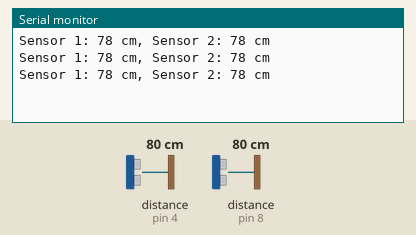
Simulated run of this sketch. Board: Arduino Uno, built with avr-gcc and run on an emulated ATmega328P. On the bench: the last lines printed to the serial monitor. Wiring (inferred from the names in the program): 2 × ultrasonic range finder: trigger pin 2, echo pin 4 / trigger pin 6, echo pin 8. The inputs (shaded band) are chosen by the test bench; at power-on: distance to the obstacle (sensors on pin 4, pin 8) 80 cm. The echo pulse lasts 58.3 µs per cm.

Above: at 1.3 s.
1.4 s: distance to the obstacle (sensor on pin 4) set to 2 cm
At 2.0 s:
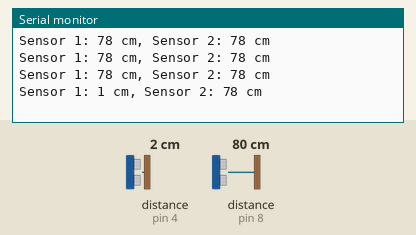
2.9 s: distance to the obstacle (sensor on pin 8) set to 2 cm
At 3.5 s:
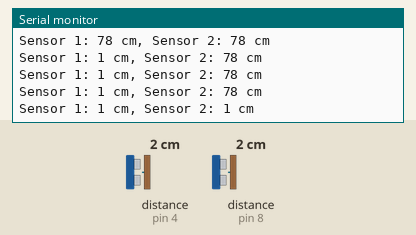
4.4 s: distance to the obstacle (sensor on pin 4) set to 4 cm
At 5.0 s:
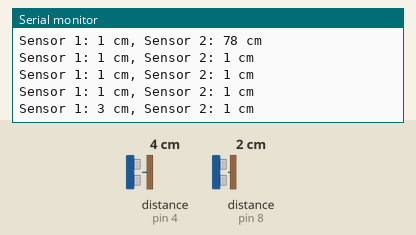
5.9 s: distance to the obstacle (sensor on pin 8) set to 4 cm
At 6.5 s:
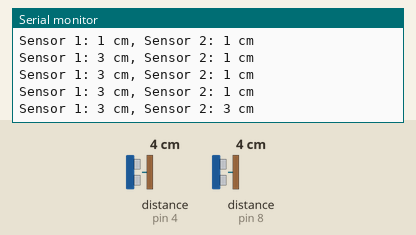
Timing chart, 0 to 8.4 s (numbered marks = the images above; inputs shaded):
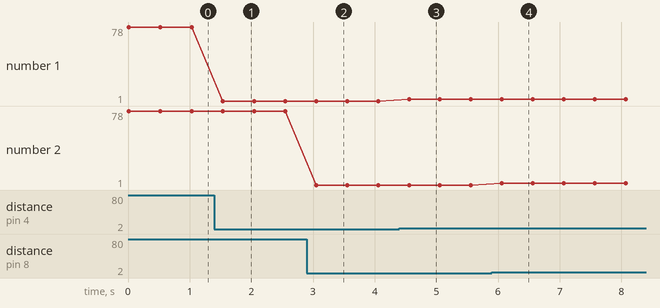

The sketch:

gettingInputFromDS.ino
```cpp
//this code is successful

#define TRIG_PIN_1 2
#define ECHO_PIN_1 4
#define TRIG_PIN_2 6
#define ECHO_PIN_2 8

void setup() {
  Serial.begin(9600);
  pinMode(TRIG_PIN_1, OUTPUT);
  pinMode(ECHO_PIN_1, INPUT);
  pinMode(TRIG_PIN_2, OUTPUT);
  pinMode(ECHO_PIN_2, INPUT);
}

long getDistance(int trigPin, int echoPin) {
  digitalWrite(trigPin, LOW);
  delayMicroseconds(2);
  digitalWrite(trigPin, HIGH);
  delayMicroseconds(10);
  digitalWrite(trigPin, LOW);

  long duration = pulseIn(echoPin, HIGH);
  return duration * 0.034 / 2;  // Convert duration to distance in cm
}

void loop() {
  long distance1 = getDistance(TRIG_PIN_1, ECHO_PIN_1); // First sensor
  long distance2 = getDistance(TRIG_PIN_2, ECHO_PIN_2); // Second sensor

  // Print both distances to the Serial Monitor
  Serial.print("Sensor 1: ");
  Serial.print(distance1);
  Serial.print(" cm, Sensor 2: ");
  Serial.print(distance2);
  Serial.println(" cm");

  delay(500); // Update every 0.5 seconds
}
```

Measured:
- after the input at 1.4 s, the serial monitor: prints a new line after 0.14 s (image 1)
- after the input at 2.9 s, the serial monitor: prints a new line after 0.15 s (image 2)
- after the input at 4.4 s, the serial monitor: prints a new line after 0.16 s (image 3)
- after the input at 5.9 s, the serial monitor: prints a new line after 0.16 s (image 4)
- plotted number 1: 1 → 3 after the input at 4.4 s
